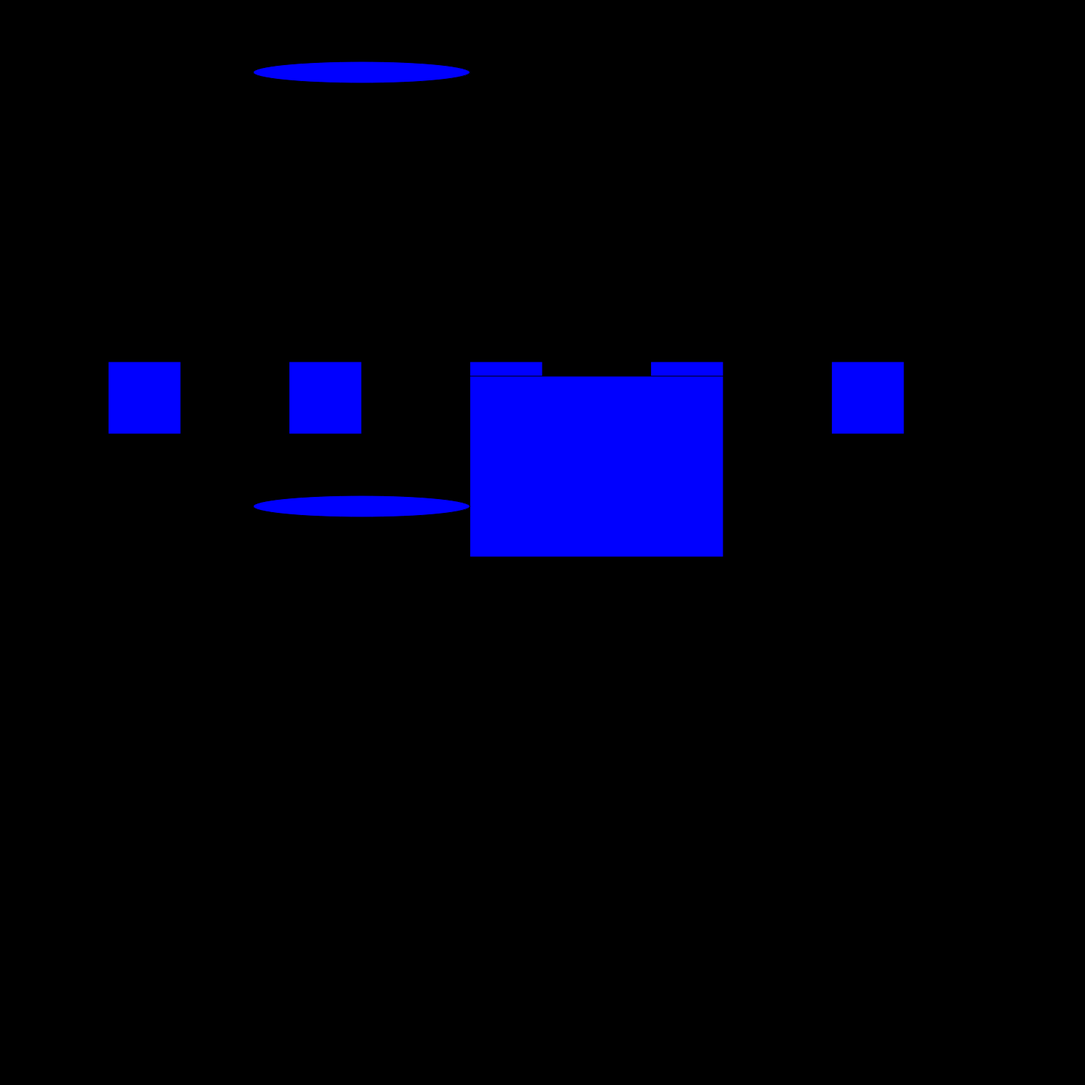
Frame 1 (no input)
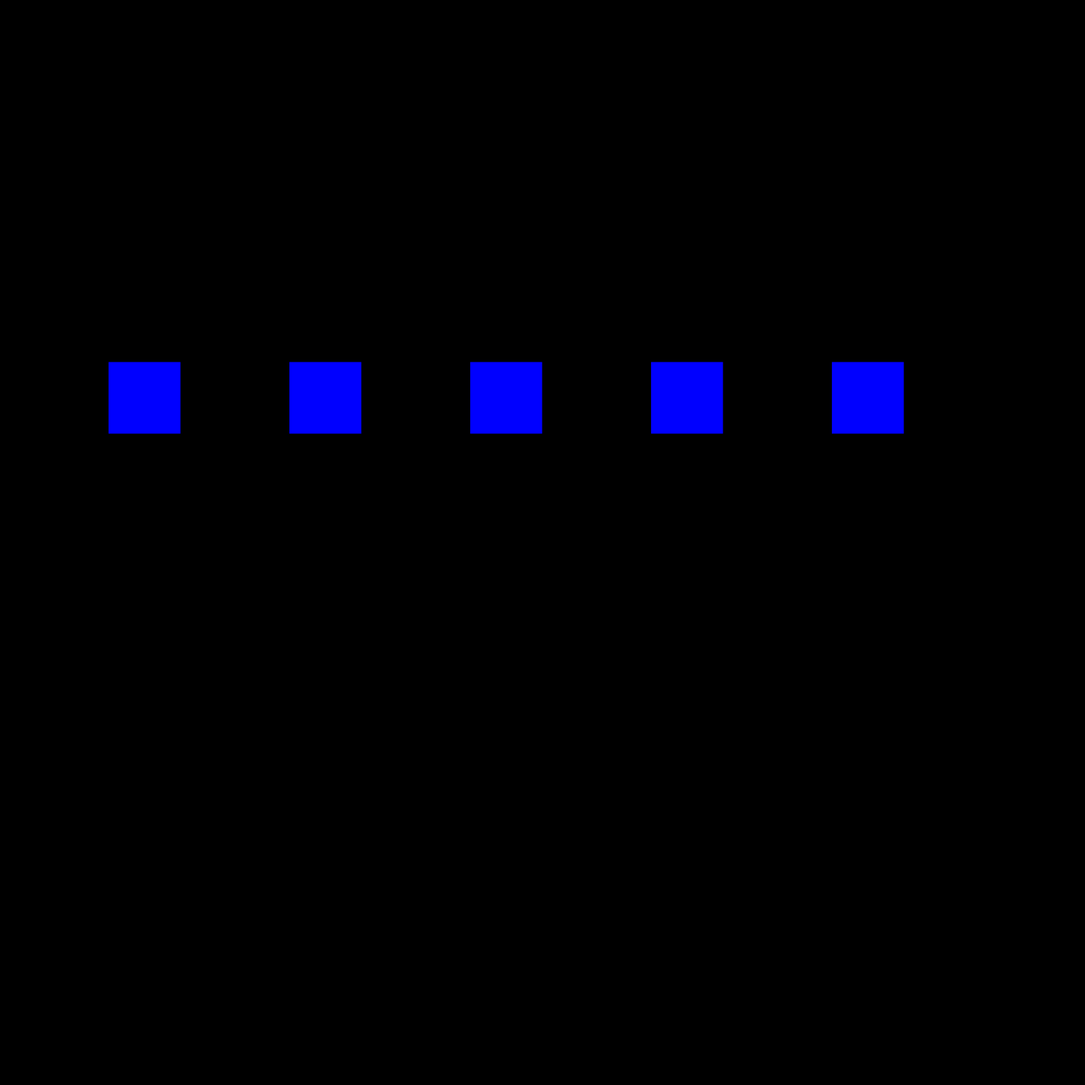
Frame 60 (no input)
Frame 120 (the mouse pressed at the canvas centre since frame 60): identical to frame 60, image omitted

The p5.js sketch that drew these frames (run headless with seeded random() and noise() and a simulated clock; from frame 60 on, the mouse is pressed at the canvas centre):

// p5.js sketch
// ── sketch.js
function setup(){
    createCanvas(1500,1500);
    background("black");
}
let a = 1320;
let i = 20
let g = 700
let x = 650
let y = 500
function draw() {
     enemyMovement();
     background(0);
     ellipse(y,g, 300, 30);
     ellipse(y,100 ,300,30);
     y+=i
     if(y== 1320){
       i=20
     }
    if (y==0){
      i=20
    }rect(1150, 500, 100, 100);
     rect(650, 500,100,100);
     rect(900,500,100,100);
     rect(400,500,100,100);
     rect(150,500,100,100);
    fill("blue");
    rect(x,y,350,250);
   }


   function enemyMovement(){
     fill('blue');
     //a+=xdirection*3;
     ellipse(a,100,100,100);
     if(a>0) {
         a=a-1;
     }
   
    }
